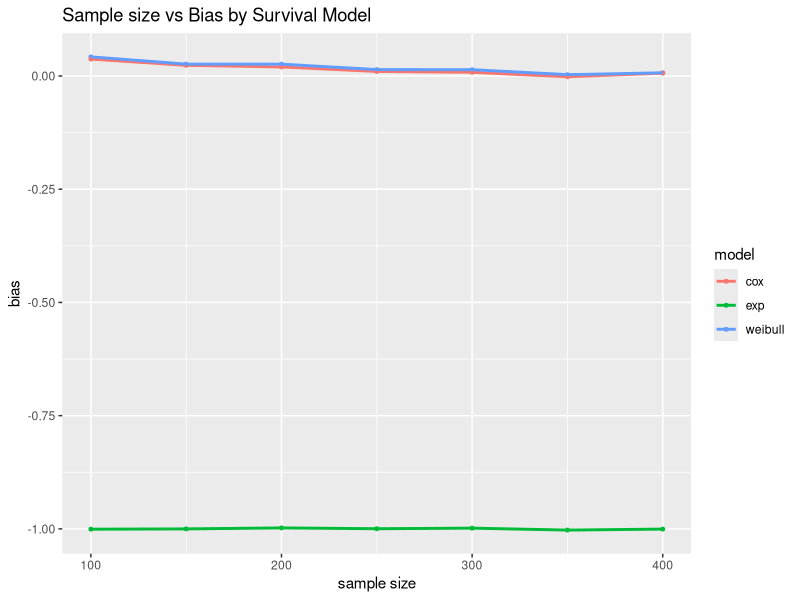
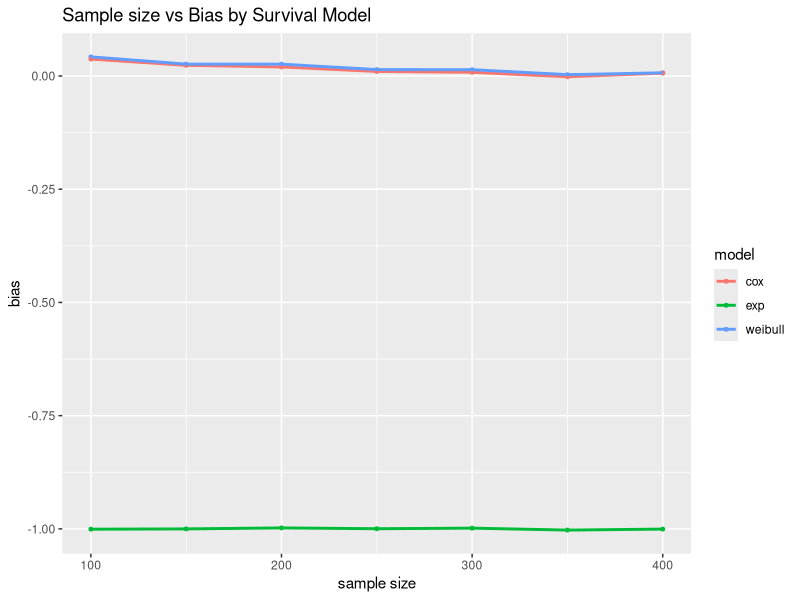

Generate these figures, in order, with R: (Note: this script raises an error after producing the figures.)
## ---- chunk 1
knitr::opts_chunk$set(echo = TRUE)
## ---- chunk 2
knitr::opts_chunk$set(echo = TRUE)
## ---- chunk 3
library(survival)
library(tidyverse)
## ---- chunk 4
set.seed(2023)
simdata = function(n, distribution,b1,lambda=0.5, gamma=2,alpha=2) {
  exponential = function(u, x, lambda, b1) {
    time = -log(u) / (exp(x * b1) * lambda) }  
  weibull = function(u, x, lambda, gamma, b1) {
    time = ( -log(u) / (exp(x * b1) * lambda) ) ^ (1 / gamma) }
  gompertz = function(u, x, lambda, alpha, b1) {
    time = (1/alpha) * log( 1 - (alpha * log(u) / (lambda * exp(b1 * x))) ) }
  x = rbinom(n, 1, 0.5)
  u = runif(n)
  if (distribution == "exponential") {
    time = exponential(u, x, lambda, b1) } 
  else if (distribution == "weibull") {
    time = weibull(u, x, lambda, gamma,b1) }
  else { 
    time = gompertz(u, x, lambda, alpha, b1) } 
  
  time[time < 1/365] = 1/365
  time[time == 1 / 365] = time[time == 1 / 365] + rnorm(length(time[time == 1 / 365]), 0, 1e-4)
  time = abs(time)
  e=as.numeric(time<5)
  time=pmin(time,5)
  
  # data set
  survival_data = data.frame(id=1:n,
                             time = time,
                             x = x,
                             event=e)
}
## ---- chunk 5
set.seed(2023)
simulate = function(sim, n, b1, dist = "weibull") {
  # Set up coefficient vectors
  exp_beta = rep(NA, sim)
  weibull_beta = rep(NA, sim)
  gompertz_beta = rep(NA, sim)
  
 
    
    for (i in 1:sim) {
      
      data = simdata(n, distribution = dist,b1, 
                           lambda = 0.5, gamma = 2,alpha=2)
      
      fit.exponential = survreg(Surv(data$time, data$event) ~ data$x, 
                                dist = "exponential") 
      fit.weibull = survreg(Surv(data$time, data$event) ~ data$x, 
                            dist = "weibull")
      fit.gompertz = coxph(Surv(data$time, data$event) ~ data$x)
      
       
      exp_beta[i] = -fit.exponential$coefficients[-1]
      weibull_beta[i] = -fit.weibull$coefficients[-1] / fit.weibull$scale
      gompertz_beta[i] = fit.gompertz$coefficients[1]
      
    }
    
   
  
  coef = tibble(exp = exp_beta,
                weibull = weibull_beta,
                gompertz=gompertz_beta)
  
  exp_bias = (sum(exp_beta - b1)) / sim 
  weibull_bias = (sum(weibull_beta - b1)) / sim
  gompertz_bias = (sum(gompertz_beta - b1)) / sim
  exp_MSE = (sum((b1 - exp_beta)^2)) / sim
  weibull_MSE = (sum((b1 - weibull_beta)^2)) / sim
  gompertz_MSE = (sum((b1 - gompertz_beta)^2)) / sim
  exp_var=var(exp_beta)
  weibull_var=var(weibull_beta)
  gompertz_var=var(gompertz_beta)
  char = tibble(model = c("exp", "weibull","cox"),
                bias=c(exp_bias,weibull_bias,gompertz_bias),
                mse = c(exp_MSE, weibull_MSE, gompertz_MSE),
                variance=c(exp_var,weibull_var,gompertz_var))
  
  results = list(coef, char)
  names(results) = c("coefficients", "performance")
  return(results)
  }
  

## ---- chunk 6
set.seed(2023)
sim_results = 
  tibble(sample_size = c(100,150,200,250,300,350,400)) %>% 
  mutate(
    output= map(.x = sample_size, ~simulate(sim = 1000, n = .x, b1 = 2, 
                                                        dist = "weibull")$performance),
                output = map(.x = output, ~mutate(.x)))
temp1 = sim_results %>% unnest(output)
## ---- chunk 7
weibull_bias=ggplot(temp1, aes(x = sample_size, y = bias, color = model)) +
  geom_point(size = 1) +
  geom_line(size = 1) +
  xlab("sample size") +
  labs(
       title="Sample size vs Bias by Survival Model") + 
  theme(plot.caption = element_text(hjust = 0.5, size = rel(1.2)))
weibull_bias
ggsave(file="results/weibull_bias.pdf",width=8,height=5)

## ---- chunk 8
weibull_var=ggplot(temp1, aes(x = sample_size, y = variance, color = model)) +
  geom_point(size = 1) +
  geom_line(size = 1) +
  xlab("sample size") +
  labs(
       title="Sample size vs Variance by Survival Model") + 
  theme(plot.caption = element_text(hjust = 0.5, size = rel(1.2)))
qwibull_var
ggsave(file="results/weibull_var.pdf",width=8,height=5)
## ---- chunk 9
weibull_mse=ggplot(temp1, aes(x = sample_size, y = mse, color = model)) +
  geom_point(size = 1) +
  geom_line(size = 1) +
  xlab("sample size") +
  labs(
       title="Sample size vs Variance by Survival Model") + 
  theme(plot.caption = element_text(hjust = 0.5, size = rel(1.2)))
weibull_mse
ggsave(file="results/weibull_mse.pdf",width=8,height=5)
